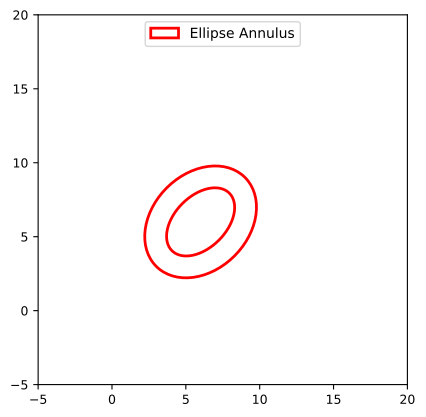

Python code for this plot:
from astropy.coordinates import Angle
from regions import PixCoord, EllipseAnnulusPixelRegion
import matplotlib.pyplot as plt

fig, ax = plt.subplots(1, 1)

reg = EllipseAnnulusPixelRegion(PixCoord(6, 6),
                                inner_width=5.5,
                                outer_width=8.5,
                                inner_height=3.5,
                                outer_height=6.5,
                                angle=Angle('45deg'))
patch = reg.plot(ax=ax, facecolor='none', edgecolor='red', lw=2,
                 label='Ellipse Annulus')

ax.legend(handles=(patch,), loc='upper center')
ax.set_xlim(-5, 20)
ax.set_ylim(-5, 20)
ax.set_aspect('equal')
